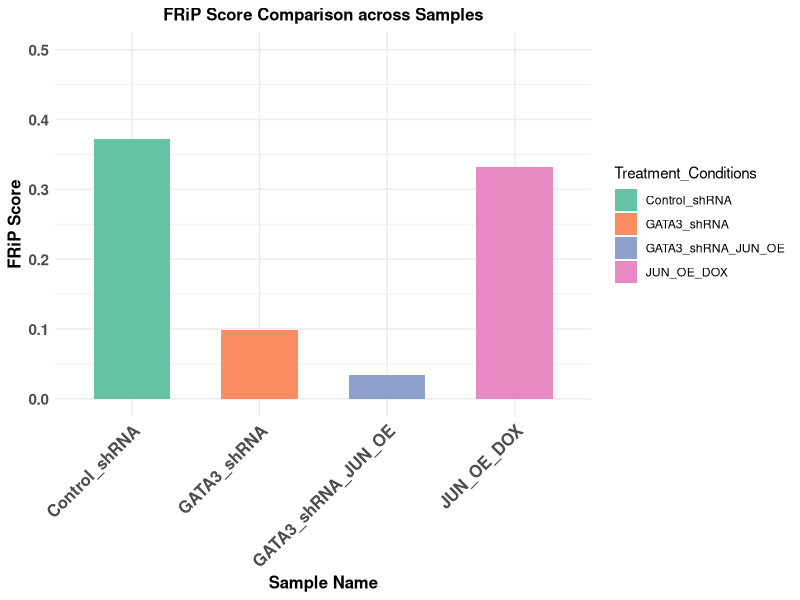

Here is the R script that generated this plot:

# Load required package
library(ggplot2)
library(readxl)

setwd("path_to_your_directory_where_FRiP_score_excel_file_is_located")

frip_data <- read_excel("Frip_scores.xlsx", col_names=FALSE)

# Assign column names (In case your excel file doesnot have column names or else this step is not needed)
colnames(frip_data) <- c("Treatment_Conditions", "FRiP_Score")

# Check the first few rows
head(frip_data)

# Create bar plot
pdf(file= "Frip_score_visualization.pdf", height=7, width=9)
ggplot(frip_data, aes(x=Treatment_Conditions, y=FRiP_Score, fill=Treatment_Conditions)) +
   geom_bar(stat="identity", width=0.6) +
   theme_minimal() +
   labs(title="FRiP Score Comparison across Samples", 
        x="Sample Name", 
        y="FRiP Score") +
   theme(
      axis.text.x = element_text(angle=45, hjust=1, size=12, face="bold"),
      axis.text.y = element_text(size=11, face="bold"),
      axis.title.x = element_text(size=12, face="bold"),
      axis.title.y = element_text(size=12, face="bold"),
      plot.title = element_text(size=12, face="bold", hjust=0.5)
   ) +
   scale_fill_brewer(palette="Set2") +  # Optional color scheme
   ylim(0, 0.5)  # Set y-axis limit
dev.off()
